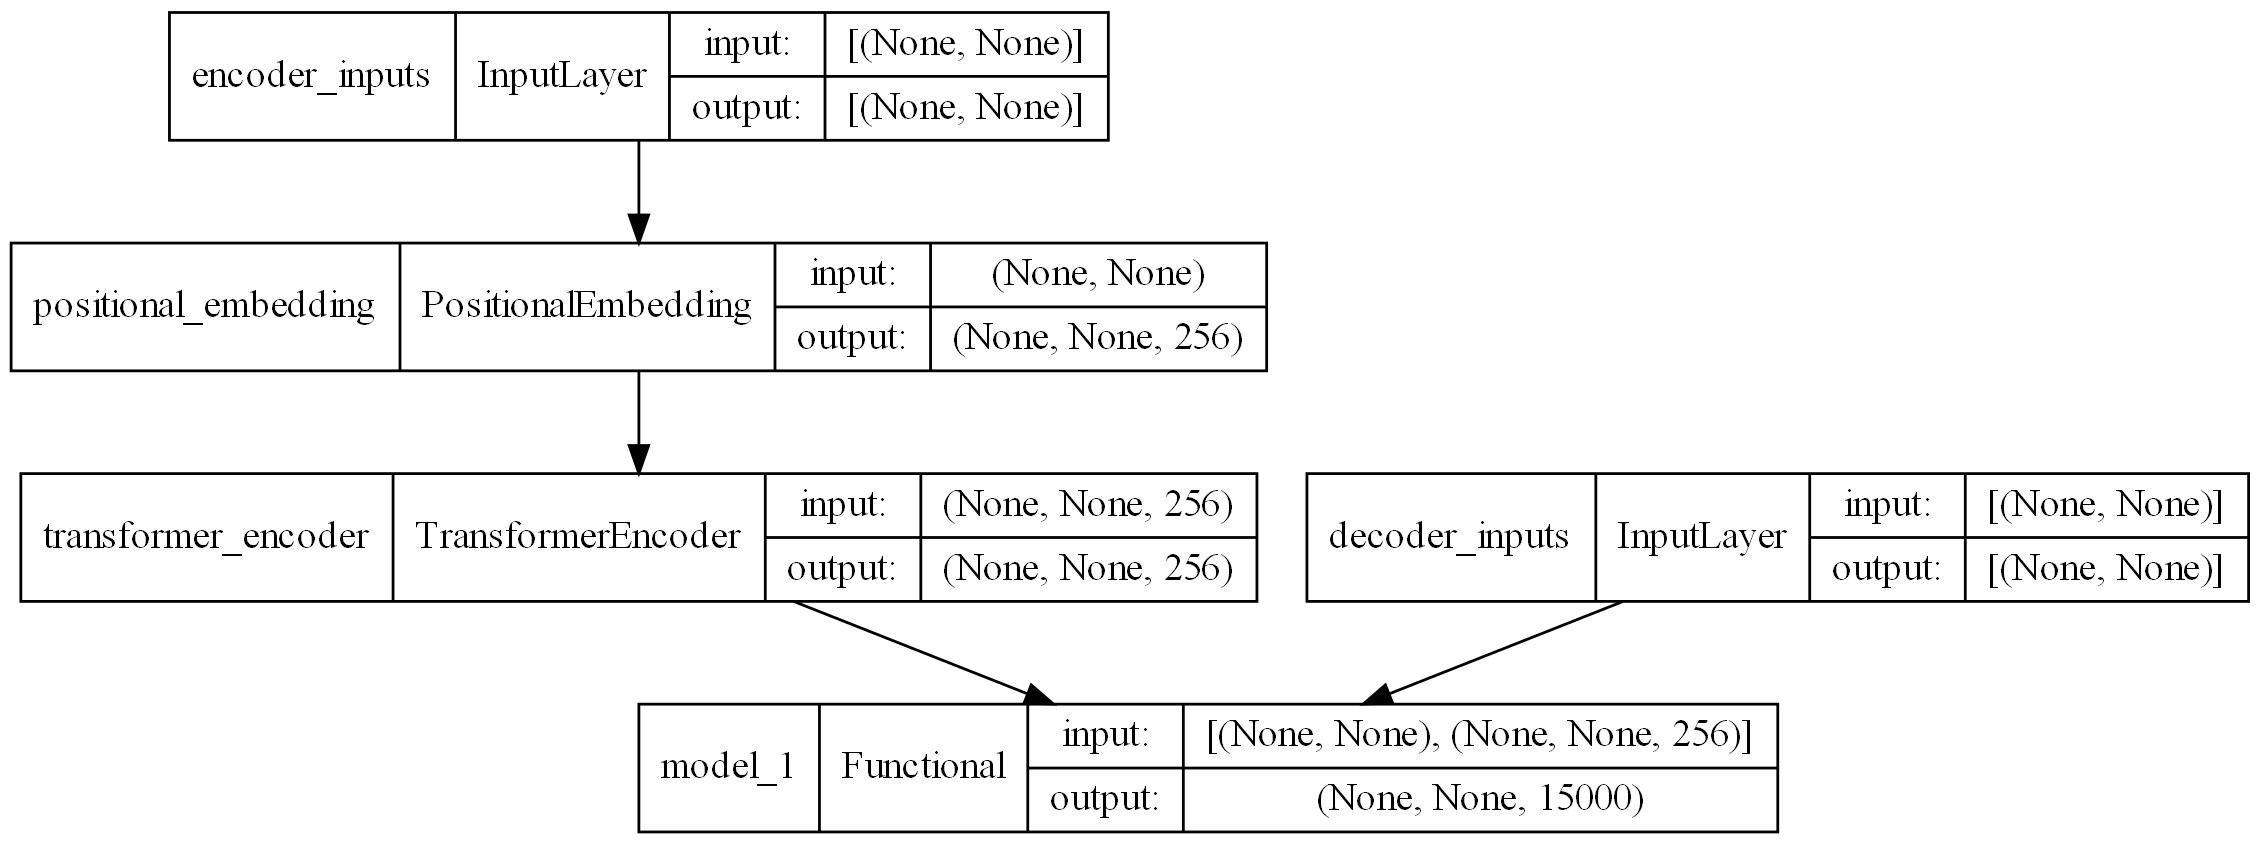

Python code for this plot:
import tensorflow as tf
from tensorflow import keras
from tensorflow.keras import layers

import vectorizer, typing
from transformer import PositionalEmbedding, TransformerDecoder, TransformerEncoder
from vectorizer import sequence_length, vocab_size

train_ds = vectorizer.make_dataset(vectorizer.train_pairs)
val_ds = vectorizer.make_dataset(vectorizer.val_pairs)

es = keras.callbacks.EarlyStopping(
    monitor='val_accuracy', 
    mode='max', 
    verbose=1, 
    patience=10)
# Define model checkpoint
checkpoint = keras.callbacks.ModelCheckpoint(
    "model_checkpoints", 
    monitor='val_accuracy', 
    verbose=1, 
    save_best_only=True, 
    mode="max")

def build_model(embed_dim = 256, latent_dim = 256, num_heads = 8):
    encoder_inputs = keras.Input(shape=(None,), dtype="int64", name="encoder_inputs")
    x = PositionalEmbedding(sequence_length, vocab_size, embed_dim)(encoder_inputs)
    encoder_outputs = TransformerEncoder(embed_dim, latent_dim, num_heads)(x)
    encoder = keras.Model(encoder_inputs, encoder_outputs)

    decoder_inputs = keras.Input(shape=(None,), dtype="int64", name="decoder_inputs")
    encoded_seq_inputs = keras.Input(shape=(None, embed_dim), name="decoder_state_inputs")
    x = PositionalEmbedding(sequence_length, vocab_size, embed_dim)(decoder_inputs)
    x = TransformerDecoder(embed_dim, latent_dim, num_heads)(x, encoded_seq_inputs)
    x = layers.Dropout(0.2)(x)
    decoder_outputs = layers.Dense(vocab_size, activation="softmax")(x)
    decoder = keras.Model([decoder_inputs, encoded_seq_inputs], decoder_outputs)

    decoder_outputs = decoder([decoder_inputs, encoder_outputs])
    transformer = keras.Model(
        [encoder_inputs, decoder_inputs], decoder_outputs, name="transformer")
    transformer.compile(
        "rmsprop", loss="sparse_categorical_crossentropy", metrics=["accuracy"])
    return transformer

def plot_model(model, dpi = 200, filename = 'model.png'):
    keras.utils.plot_model(model, to_file=filename, show_shapes=True, dpi=dpi)

def fit_model(model, epochs=50, verbose = 1, callbacks = None):
    model.fit(train_ds, epochs = epochs, validation_data = val_ds, callbacks = callbacks)

def export_model(model, path):
    model.save(path)

if __name__ == "__main__":
    model = build_model()
    print(model.summary())
    fit_model(model, callbacks = [es])
    export_model(model, 'new_model.h5')